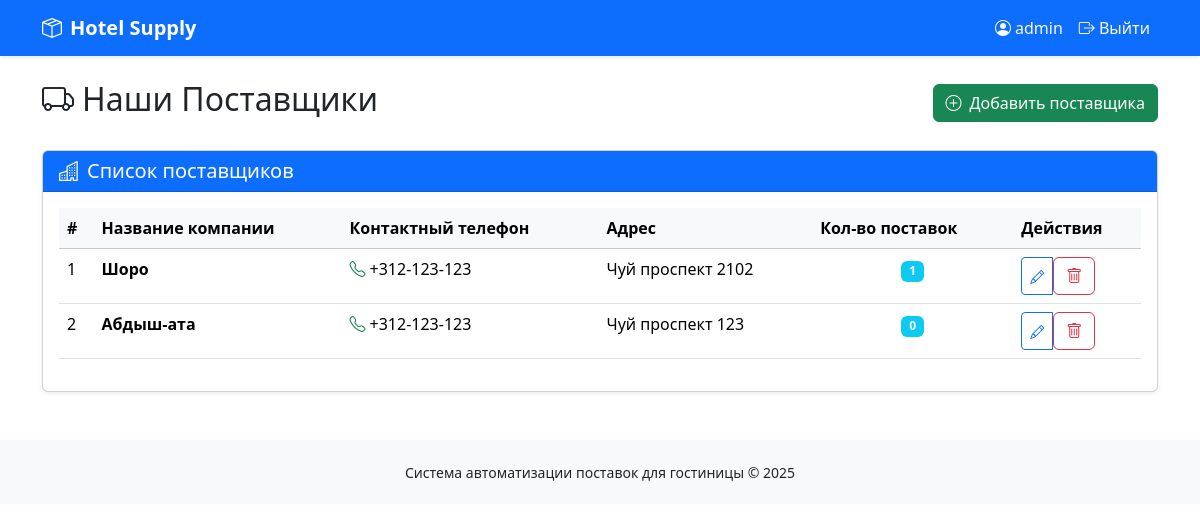
Page /suppliers/ (signed in) on the committed database.
### inventory/models.py (models this page shows, shortened)
class Supplier(models.Model):
    name = models.CharField(max_length=255)
    phone = models.CharField(max_length=50, blank=True, null=True)
    address = models.TextField(blank=True, null=True)
    class Meta:
        verbose_name = 'Поставщик'
        verbose_name_plural = 'Поставщики'

### accounts/decorators.py (the view, shortened to what this page needs)
        def wrapper_func(request, *args, **kwargs):
            if not request.user.is_authenticated:
                messages.error(request, "Требуется авторизация")
                return redirect('login')
            if request.user.is_superuser:
                return view_func(request, *args, **kwargs)

### inventory/views.py (called while the page is built)
@login_required
@allowed_roles(['admin', 'manager'])
def suppliers(request):
    suppliers = Supplier.objects.all().order_by('name')
    return render(request, "suppliers.html", {
        "suppliers": suppliers
    })

### templates/suppliers.html (shortened to what this page needs)
{% extends 'base.html' %}
{% block content %}
<div class="d-flex justify-content-between align-items-center mb-4">
    <h1 class="h2"><i class="bi bi-truck me-2"></i>Наши Поставщики</h1>
    <button type="button" class="btn btn-success" data-bs-toggle="modal" data-bs-target="#addSupplierModal">
        <i class="bi bi-plus-circle me-2"></i>Добавить поставщика
    </button>
</div>
<div class="card shadow-sm">
    <div class="card-header bg-primary text-white">
        <h5 class="mb-0"><i class="bi bi-buildings me-2"></i>Список поставщиков</h5>
    </div>
    <div class="card-body">
        <div class="table-responsive">
            <table class="table table-hover">
                <thead class="table-light">
                    <tr>
                        <th>#</th>
                        <th>Название компании</th>
                        <th>Контактный телефон</th>
                        <th>Адрес</th>
                        <th>Кол-во поставок</th>
                        <th>Действия</th>
                    </tr>
                </thead>
                <tbody>
                    {% for supplier in suppliers %}
                    <tr>
                        <td>{{ forloop.counter }}</td>
                        <td>
                            <strong>{{ supplier.name }}</strong>
                        </td>
                        <td>
                            {% if supplier.phone %}
                                <i class="bi bi-telephone text-success me-1"></i>{{ supplier.phone }}
                            {% else %}
                                <span class="text-muted">Не указан</span>
                            {% endif %}
                        </td>
                        <td>
                            {% if supplier.address %}
                                {{ supplier.address|truncatechars:50 }}
                            {% else %}
                                <span class="text-muted">Не указан</span>
                            {% endif %}
                        </td>
                        <td class="text-center">
                            <span class="badge bg-info">{{ supplier.supply_set.count }}</span>
                        </td>
                        <td>
                            <div class="btn-group btn-group-sm">
                                <button type="button" class="btn btn-outline-primary"
                                        data-bs-toggle="modal"
                                        data-bs-target="#editSupplierModal{{ supplier.id }}">
                                    <i class="bi bi-pencil"></i>
                                </button>
                                <form method="POST" action="{% url 'delete_supplier' supplier.id %}"
                                      class="d-inline" onsubmit="return confirm('Удалить поставщика?');">
                                    <button type="submit" class="btn btn-outline-danger">
                                        <i class="bi bi-trash"></i>
                                    </button>
                                </form>
                            </div>
                        </td>
                    </tr>
                    {% endfor %}
                </tbody>
            </table>
        </div>
    </div>
</div>
{% endblock %}

### templates/base.html (shortened to what this page needs)
<!DOCTYPE html>
<html lang="ru">
<head>
    <link href="https://cdn.jsdelivr.net/npm/bootstrap@5.3.3/dist/css/bootstrap.min.css" rel="stylesheet">
    <link rel="stylesheet" href="https://cdn.jsdelivr.net/npm/bootstrap-icons@1.11.3/font/bootstrap-icons.min.css">
</head>
<body>
    <nav class="navbar navbar-expand-lg navbar-dark bg-primary shadow-sm">
        <div class="container">
            <a class="navbar-brand" href="{% url 'index' %}">
                <i class="bi bi-box-seam me-2"></i>Hotel Supply
            </a>
            <div class="navbar-nav ms-auto">
                {% if user.is_authenticated %}
                    <span class="nav-item nav-link text-light">
                        <i class="bi bi-person-circle me-1"></i>{{ user.username }}
                    </span>
                    <a class="nav-item nav-link text-light" href="{% url 'logout' %}">
                        <i class="bi bi-box-arrow-right"></i> Выйти
                    </a>
                {% endif %}
            </div>
        </div>
    </nav>
    <div class="container mt-4">
        {% block content %}{% endblock %}
    </div>
    <footer class="footer mt-5">
        <div class="container text-center">
            <small>Система автоматизации поставок для гостиницы &copy; {% now "Y" %}</small>
        </div>
    </footer>
</body>
</html>

### templates/base.html (style rules this page uses)
.navbar-brand { font-weight: bold; }
.footer { margin-top: 50px; padding: 20px; background-color: #f8f9fa; }

### rows in the picture
Supplier: name "Шоро", phone "+312-123-123", address "Чуй проспект 2102", supply_set.count "1"
Supplier: name "Абдыш-ата", phone "+312-123-123", address "Чуй проспект 123", supply_set.count "0"

### other values in the picture
{{ user.username }} "admin"
